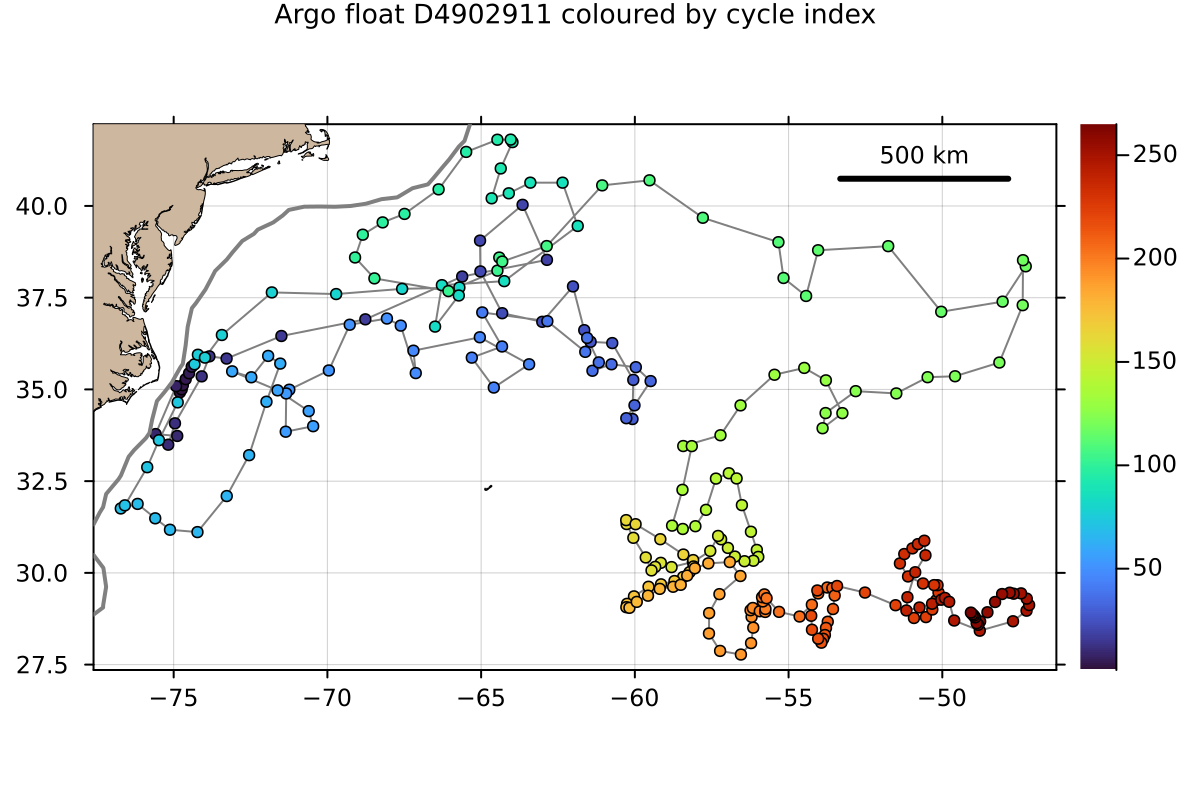

This chart was generated by the following Julia code:
# Plot a float trajectory with colour for sequence number
using OceanAnalysis, Plots, Printf, Statistics
ID = r"D4902911" # focus on this ID
index_file = get_argo_index("~/data/argo");
index_all = read_argo_index(index_file) # 3.2e6 profiles
index = index_all[occursin.(ID, index_all.file), :]
sort!(index, :time) # this lets us join dots in time order
lon, lat = index.longitude, index.latitude
plot(lon, lat,
    aspect_ratio=1.0 / cos(mean(lat) * pi / 180),
    framestyle=:box, color=:gray, dpi=200,
    title=@sprintf("Argo float %s coloured by cycle index", ID.pattern),
    titlefontsize=9)
colors = cgrad(:turbo)
scatter!(lon, lat, marker_z=1:length(lon),
    markersize=3, markerstyle=:circle, color=colors)
# Add land and 1km isobath
plot_coastline!(coastline())
topo_file = get_topography(-110.0, -30, 20, 60, resolution=30,
    destdir="~/data/topo")
topo = read_topography(topo_file)
contour!(topo.metadata["longitude"], topo.metadata["latitude"],
    topo.data, xlim=xlims(), ylim=ylims(),
    color=:gray, linewidth=2, colorbar_entry=false, levels=[-1000.0])
scale_bar(500; x=:right, y=:top)
savefig("argo_trajectory.png")
